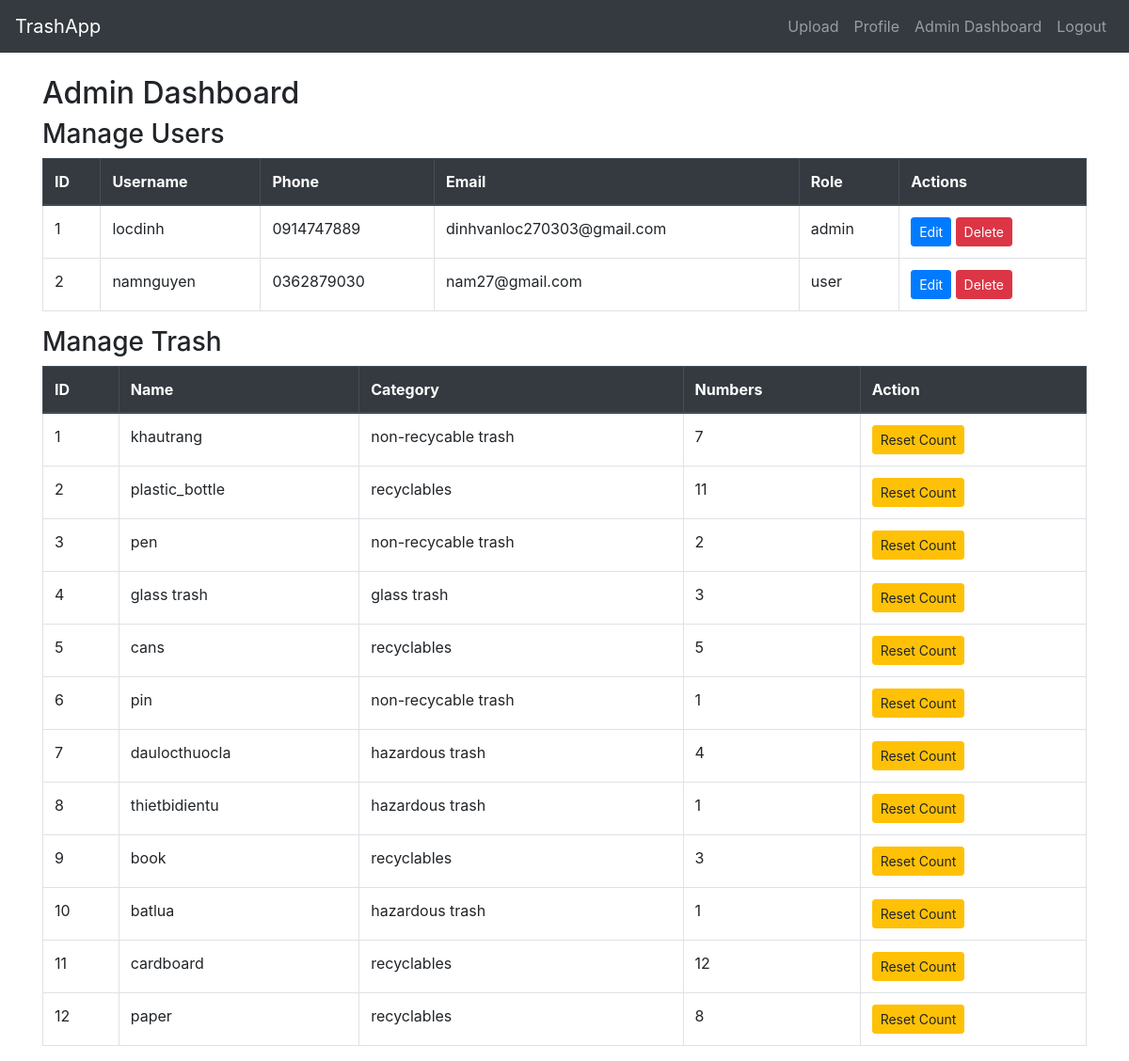
The page /admin (signed in) on the database its author committed.
### app.py (models this page shows, shortened)
class User(db.Model):
    id = db.Column(db.Integer, primary_key=True)
    username = db.Column(db.String(80), unique=True, nullable=False)
    phone = db.Column(db.String(20), unique=True, nullable=False)
    email = db.Column(db.String(120), unique=True, nullable=False)
    role = db.Column(db.String(10), nullable=False, default='user')
    password = db.Column(db.String(200), nullable=False)

class Trash(db.Model):
    id = db.Column(db.Integer, primary_key=True)
    name = db.Column(db.String(80), nullable=False)
    category = db.Column(db.String(80), nullable=False)
    numbers = db.Column(db.Integer, default = 0)

### app.py (the view)
@app.route('/admin')
def admin_dashboard():
    if not session.get("username") or session['role'] != 'admin':
        flash("You need to login as admin first", "danger")
        return redirect(url_for('login'))
    users = User.query.all()
    trash = Trash.query.all()
    return render_template('admin_dashboard.html', users=users, trash=trash)

### templates/admin_dashboard.html (shortened to what this page needs)
{% extends "base.html" %}
{% block content %}
<h2>Admin Dashboard</h2>
<h3>Manage Users</h3>
<table class="table table-bordered">
  <thead class="thead-dark">
    <tr>
      <th>ID</th>
      <th>Username</th>
      <th>Phone</th>
      <th>Email</th>
      <th>Role</th>
      <th>Actions</th>
    </tr>
  </thead>
  <tbody>
    {% for user in users %}
    <tr>
      <td>{{ user.id }}</td>
      <td>{{ user.username }}</td>
      <td>{{ user.phone }}</td>
      <td>{{ user.email }}</td>
      <td>{{ user.role }}</td>
      <td>
        <a href="{{ url_for('update_user', user_id=user.id) }}" class="btn btn-primary btn-sm">Edit</a>
        <a href="{{ url_for('delete_user', user_id=user.id) }}" class="btn btn-danger btn-sm">Delete</a>
      </td>
    </tr>
    {% endfor %}
  </tbody>
</table>
<h3>Manage Trash</h3>
<table class="table table-bordered">
  <thead class="thead-dark">
    <tr>
      <th>ID</th>
      <th>Name</th>
      <th>Category</th>
      <th>Numbers</th>
      <th>Action</th>
    </tr>
  </thead>
  <tbody>
    {% for trash_item in trash %}
    <tr>
      <td>{{ trash_item.id }}</td>
      <td>{{ trash_item.name }}</td>
      <td>{{ trash_item.category }}</td>
      <td>{{ trash_item.numbers }}</td>
      <td>
        <form method="POST" action="{{ url_for('reset_trash', trash_id=trash_item.id) }}">
          <button type="submit" class="btn btn-warning btn-sm">Reset Count</button>
        </form>
      </td>
    </tr>
    {% endfor %}
  </tbody>
</table>
{% endblock %}

### templates/base.html (shortened to what this page needs)
<!doctype html>
<html lang="en">
<head>
  <link href="https://stackpath.bootstrapcdn.com/bootstrap/4.5.2/css/bootstrap.min.css" rel="stylesheet">
</head>
<body>
  <nav class="navbar navbar-expand-lg navbar-dark bg-dark">
    <a class="navbar-brand" href="{{ url_for('index') }}">TrashApp</a>
    <div class="collapse navbar-collapse" id="navbarNav">
       <ul class="navbar-nav ml-auto">
         {% if session.get("username") %}
           <li class="nav-item">
             <a class="nav-link" href="{{ url_for('upload') }}">Upload</a>
           </li>
           <li class="nav-item">
            <a class="nav-link" href="{{ url_for('profile') }}">Profile</a>
          </li>
           {% if session.get("role") == 'admin' %}
           <li class="nav-item">
             <a class="nav-link" href="{{ url_for('admin_dashboard') }}">Admin Dashboard</a>
           </li>
           {% endif %}
           <li class="nav-item">
             <a class="nav-link" href="{{ url_for('logout') }}">Logout</a>
           </li>
         {% endif %}
       </ul>
    </div>
  </nav>
  <div class="container mt-4">
    {% block content %}{% endblock %}
  </div>
</body>
</html>

### rows shown on the page
User: id "1", username "locdinh", phone "0914747889", email "dinhvanloc270303@gmail.com", role "admin"
User: id "2", username "namnguyen", phone "0362879030", email "nam27@gmail.com", role "user"
Trash: id "1", name "khautrang", category "non-recycable trash", numbers "7"
Trash: id "2", name "plastic_bottle", category "recyclables", numbers "11"
Trash: id "3", name "pen", category "non-recycable trash", numbers "2"
Trash: id "4", name "glass trash", category "glass trash", numbers "3"
Trash: id "5", name "cans", category "recyclables", numbers "5"
Trash: id "6", name "pin", category "non-recycable trash", numbers "1"
Trash: id "7", name "daulocthuocla", category "hazardous trash", numbers "4"
Trash: id "8", name "thietbidientu", category "hazardous trash", numbers "1"
Trash: id "9", name "book", category "recyclables", numbers "3"
Trash: id "10", name "batlua", category "hazardous trash", numbers "1"
Trash: id "11", name "cardboard", category "recyclables", numbers "12"
Trash: id "12", name "paper", category "recyclables", numbers "8"
